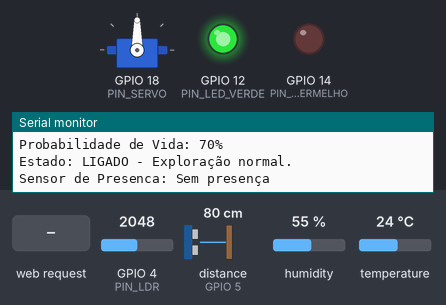
Simulated run of this sketch. Board: ESP32-S3. Shown: servo, output pins drawn as LEDs (lit = HIGH), the last lines printed to the serial monitor. Wiring (inferred from the names in the program): ultrasonic range finder: trigger GPIO 13; echo GPIO 5. Inputs (shaded band) come from the test bench; at power-on: distance to the obstacle (sensor on GPIO 5) 80 cm, humidity 55 %, GPIO 4 (PIN_LDR) = 2048, temperature 24 °C (analog values on the 0–4095 scale). The echo pulse lasts 58.3 µs per cm; WiFi joins after 1.5 s; servers stay silent unless stated; web services answer with replies made up by the test bench; pins used as bus, display or sensor lines are not drawn.

Above: at 2.7 s.
2.8 s: distance to the obstacle (sensor on GPIO 5) set to 34 cm
5.2 s: distance to the obstacle (sensor on GPIO 5) set to 28 cm
At 6.7 s:
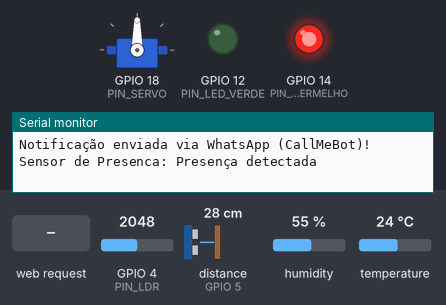
7.5 s: HTTP request GET /motor?angulo=esquerda received
At 8.1 s:
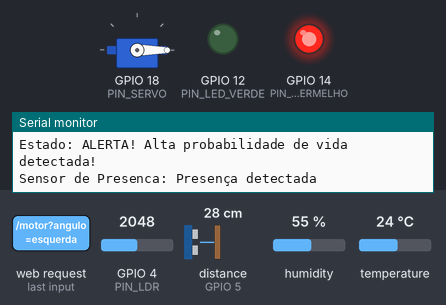
9.0 s: humidity set to 41 %
11.2 s: humidity set to 38 %
At 15.2 s:
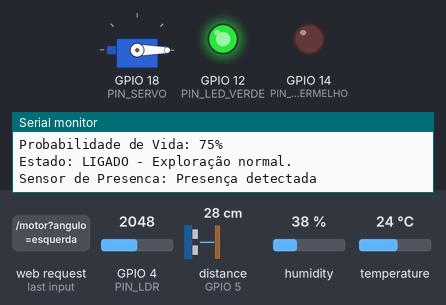
15.5 s: HTTP request GET /motor?angulo=120&cmd=120 received
At 16.6 s:
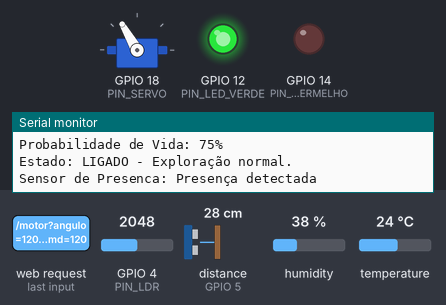
Timing chart, 0 to 18.0 s (numbered marks = the images above; inputs shaded):
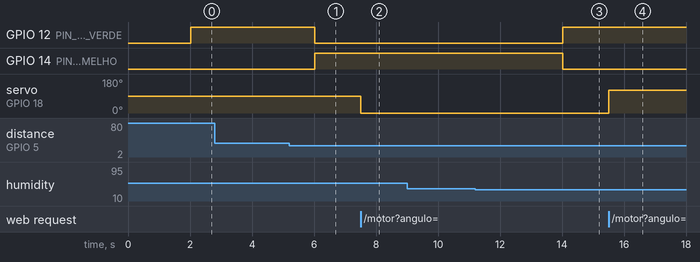

The sketch:

CodigoRoboCompleto.ino
```cpp
// ESP32-S3 - Robô Explorador Físico (Laboratório)
#include <WiFi.h>
#include <WebServer.h>
#include <HTTPClient.h>
#include <UrlEncode.h>
#include <ESP32Servo.h>
#include "DHT.h"

// Configurações da rede Wi-Fi e CallmeBot
const char* ssid = "motorola edge 50 pro_6985";
const char* password = "123321123";
String phoneNumber = "557197341630"; // Ex: 557199999999 (Sem o 9 inicial do DDD)
String apiKey = "8221290";

// --- MAPEAMENTO DE PINOS (ESP32-S3) ---
#define PIN_DHT          15
#define DHTTYPE          DHT22 // Altere para DHT11 se necessário

#define PIN_LDR          4    // Entrada Analógica (ADC1_CH3 no ESP32-S3)

// Sensor Ultrassônico HC-SR04
#define PIN_TRIG         13   // Saída Digital
#define PIN_ECHO         5    // Entrada Digital

#define PIN_SERVO        18   // Pino PWM do Servo

#define PIN_LED_VERDE    12
#define PIN_LED_VERMELHO 14

DHT dht(PIN_DHT, DHTTYPE);
Servo meuServo;
WebServer server(80);

bool alertaEnviado = false;
int anguloServo = 90; // Posição inicial (90° - centro)
unsigned long ultimaLeitura = 0;
const unsigned long intervaloLeitura = 2000; // Intervalo de 2 segundos exigido pelo edital

// Função para ler a distância do Sensor Ultrassônico (em cm)
float lerDistancia() {
  digitalWrite(PIN_TRIG, LOW);
  delayMicroseconds(2);
  digitalWrite(PIN_TRIG, HIGH);
  delayMicroseconds(10);
  digitalWrite(PIN_TRIG, LOW);

  // pulseIn com timeout estrito de 25.000 microsegundos (~4 metros max)
  long duracao = pulseIn(PIN_ECHO, HIGH, 25000);

  if (duracao == 0) return 400.0; // Fora de alcance ou falha de leitura

  // Velocidade do som (0.0343 cm/us) / 2
  return (duracao * 0.0343) / 2.0;
}

// Envia mensagem para o WhatsApp via HTTPS (API CallMeBot)
void sendMessage(String message) {
  if (WiFi.status() == WL_CONNECTED) {
    String url = "https://api.callmebot.com/whatsapp.php?phone=" + phoneNumber + "&apikey=" + apiKey + "&text=" + urlEncode(message);
    HTTPClient http;
    http.begin(url);
    http.addHeader("Content-Type", "application/x-www-form-urlencoded");
    int httpResponseCode = http.POST(url);
    if (httpResponseCode == 200) {
      Serial.println("Notificação enviada via WhatsApp (CallMeBot)!");
    } else {
      Serial.print("Erro ao enviar mensagem HTTP: ");
      Serial.println(httpResponseCode);
    }
    http.end();
  }
}

// Página Web de controle do Servo Motor
void handleRoot() {
  String html = "<!DOCTYPE html><html><head><meta charset='UTF-8'>";
  html += "<meta name='viewport' content='width=device-width, initial-scale=1.0'>";
  html += "<title>Controle do Robô Espacial</title>";
  html += "<style>body{font-family:Arial;text-align:center;margin-top:30px;}";
  html += "button{padding:12px 20px;margin:5px;font-size:16px;cursor:pointer;}</style></head><body>";
  html += "<h2>Controle do Motor - Robô Explorador</h2>";
  html += "<p>Ângulo atual do Servo: <strong>" + String(anguloServo) + "°</strong></p>";
  html += "<div>";
  html += "<a href='/motor?angulo=0'><button>0° (Esquerda)</button></a>";
  html += "<a href='/motor?angulo=45'><button>45°</button></a>";
  html += "<a href='/motor?angulo=90'><button>90° (Centro)</button></a>";
  html += "<a href='/motor?angulo=135'><button>135°</button></a>";
  html += "<a href='/motor?angulo=180'><button>180° (Direita)</button></a>";
  html += "</div></body></html>";
  server.send(200, "text/html", html);
}

// Endpoint para receber comandos de controle do motor e notificar via CallMeBot (HTTPS)
void handleMotor() {
  if (server.hasArg("angulo")) {
    int novoAngulo = server.arg("angulo").toInt();
    anguloServo = constrain(novoAngulo, 0, 180);
    meuServo.write(anguloServo);

    String msg = "Comando recebido: Servo motor movido para " + String(anguloServo) + " graus.";
    Serial.println(msg);
    sendMessage(msg);

    server.sendHeader("Location", "/");
    server.send(303);
  } else if (server.hasArg("cmd")) {
    String cmd = server.arg("cmd");
    cmd.toLowerCase();

    if (cmd == "esquerda") anguloServo = 0;
    else if (cmd == "centro" || cmd == "frente" || cmd == "parar") anguloServo = 90;
    else if (cmd == "direita") anguloServo = 180;
    else {
      server.send(400, "text/plain", "Comando invalido. Use: esquerda, centro, direita ou ?angulo=0..180");
      return;
    }

    meuServo.write(anguloServo);
    String msg = "Comando [" + cmd + "] executado: Servo em " + String(anguloServo) + " graus.";
    Serial.println(msg);
    sendMessage(msg);

    server.send(200, "text/plain", msg);
  } else {
    server.send(400, "text/plain", "Informe o parametro 'angulo' (0 a 180) ou 'cmd' (esquerda, centro, direita).");
  }
}

void setup() {
  Serial.begin(115200);

  // Configuração dos Pinos
  pinMode(PIN_LDR, INPUT);
  pinMode(PIN_TRIG, OUTPUT);
  pinMode(PIN_ECHO, INPUT);

  pinMode(PIN_LED_VERDE, OUTPUT);
  pinMode(PIN_LED_VERMELHO, OUTPUT);

  // Resolução e atenuação de leitura analógica do ESP32-S3 (12 bits: 0 a 4095)
  analogReadResolution(12);

  // Configuração segura do Servo no ESP32-S3
  meuServo.setPeriodHertz(50);             // Frequência padrão de Servos (50Hz)
  meuServo.attach(PIN_SERVO, 500, 2400);   // Mapeamento min/max em microssegundos
  meuServo.write(anguloServo);             // Inicializa na posição central (90°)

  dht.begin();

  // Conexão Wi-Fi
  WiFi.begin(ssid, password);
  Serial.print("Conectando ao Wi-Fi");
  while (WiFi.status() != WL_CONNECTED) {
    delay(500);
    Serial.print(".");
  }
  Serial.println("\nConectado com Sucesso!");
  Serial.print("IP do ESP32-S3: ");
  Serial.println(WiFi.localIP());

  // Inicialização do Servidor HTTP para receber comandos de controle do motor
  server.on("/", handleRoot);
  server.on("/motor", handleMotor);
  server.begin();
  Serial.print("Servidor de controle ativo! Acesse: http://");
  Serial.println(WiFi.localIP());
}

void loop() {
  // 1. Escuta comandos recebidos via rede para movimentar o Servo Motor
  server.handleClient();

  // Executa a leitura de sensores a cada 2 segundos sem travar o recebimento de comandos
  unsigned long agora = millis();
  if (agora - ultimaLeitura < intervaloLeitura) {
    return;
  }
  ultimaLeitura = agora;

  // 2. Leitura dos Sensores
  float temp = dht.readTemperature();
  float umid = dht.readHumidity();
  int valorLDR = analogRead(PIN_LDR);
  float distancia = lerDistancia();

  // Validação do DHT
  if (isnan(temp) || isnan(umid)) {
    Serial.println("Falha na leitura do sensor DHT!");
    return;
  }

  // 3. Algoritmo de Probabilidade de Vida
  int probVida = 0;
  if (temp >= 15.0 && temp <= 30.0) probVida += 25;
  if (umid >= 40.0 && umid <= 70.0) probVida += 25;
  if (valorLDR > 1500) probVida += 20;
  if (distancia > 0 && distancia <= 30.0) probVida += 30; // Objeto/presença a menos de 30 cm

  // 4. Telemetria via Monitor Serial
  Serial.println("----------------------------------------");
  Serial.print("Angulo do Servo (Remoto): "); Serial.print(anguloServo); Serial.println("°");
  Serial.print("Temperatura: "); Serial.print(temp, 1); Serial.println(" °C");
  Serial.print("Umidade: "); Serial.print(umid, 1); Serial.println(" %");
  Serial.print("Intensidade de Luz (LDR): "); Serial.println(valorLDR);
  Serial.print("Distancia Ultrassom: "); Serial.print(distancia, 1); Serial.println(" cm");
  Serial.print("Probabilidade de Vida: "); Serial.print(probVida); Serial.println("%");

  // 5. Tomada de Decisão
  if (probVida <= 75) {
    digitalWrite(PIN_LED_VERDE, HIGH);
    digitalWrite(PIN_LED_VERMELHO, LOW);
    Serial.println("Estado: LIGADO - Exploração normal.");
    alertaEnviado = false;
  } else {
    digitalWrite(PIN_LED_VERDE, LOW);
    digitalWrite(PIN_LED_VERMELHO, HIGH);
    Serial.println("Estado: ALERTA! Alta probabilidade de vida detectada!");

    if (!alertaEnviado) {
      sendMessage("Alerta! Alta probabilidade de vida detectada no planeta.");
      alertaEnviado = true;
    }
  }

  // Status do Sensor de Presença no Monitor Serial
  if (distancia > 0 && distancia <= 30.0) {
    Serial.println("Sensor de Presenca: Presença detectada");
  } else {
    Serial.println("Sensor de Presenca: Sem presença");
  }
}
```

Measured:
- the behaviour switches between 31 and 30 cm on distance to the obstacle (sensor on GPIO 5) (found by bisection; images 0 and 1)
- the behaviour switches between 40 and 39 % on humidity (found by bisection; images 2 and 3)
- after the input at 5.2 s, GPIO 12 (PIN_LED_VERDE): HIGH → LOW after 0.82 s; GPIO 14 (PIN_LED_VERMELHO): LOW → HIGH after 0.82 s
- after the input at 7.5 s, servo on GPIO 18 (PIN_SERVO): 90° → 0° at once
- after the input at 11.2 s, GPIO 12 (PIN_LED_VERDE): LOW → HIGH after 2.8 s; GPIO 14 (PIN_LED_VERMELHO): HIGH → LOW after 2.8 s
- after the input at 15.5 s, servo on GPIO 18 (PIN_SERVO): 0° → 120° at once
